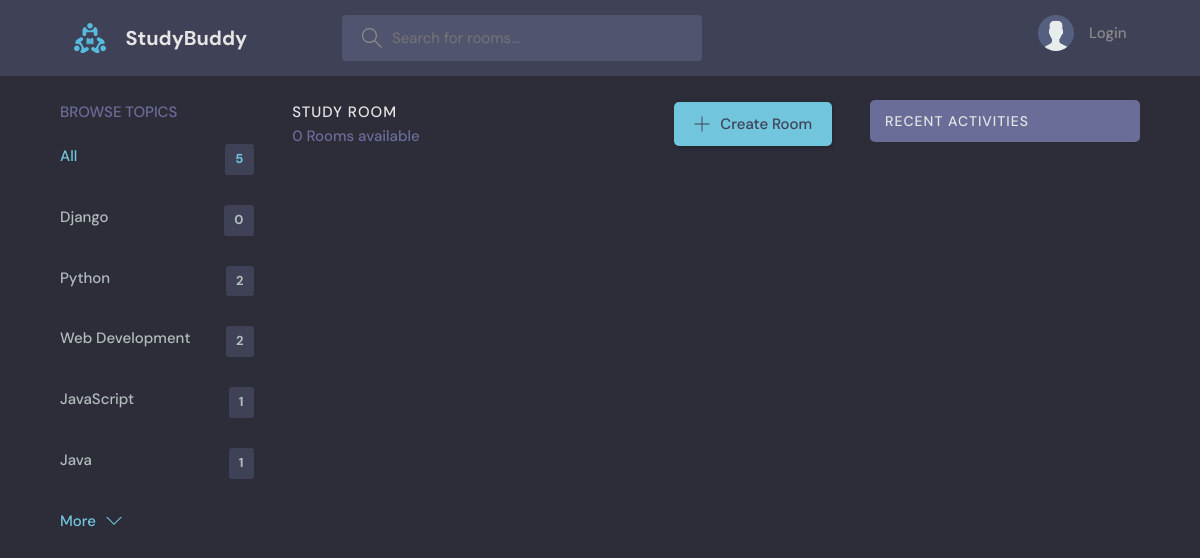
The page /?q=PHP on the database as committed earlier.
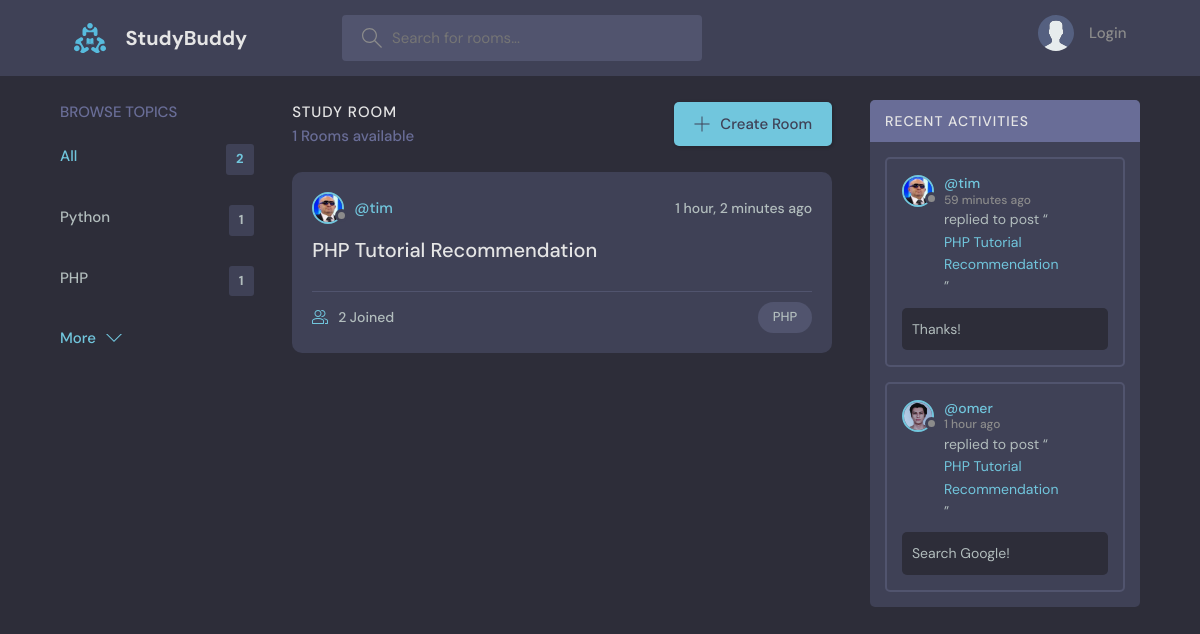
The same page on the database as committed later.
### base/models.py (models this page shows, shortened)
class Topic(models.Model):
    name = models.CharField(max_length=200)
    updated = models.DateTimeField(auto_now=True) # Takes a snapshot of the time when the model is updated
    created = models.DateTimeField(auto_now_add=True) # Initial time when the model is createdp

class Room(models.Model):
    host = models.ForeignKey(User, on_delete=models.SET_NULL, null=True) # This will delete all the rooms created by the user when the user is deleted
    topic = models.ForeignKey(Topic, null=True, on_delete=models.SET_NULL)
    name = models.CharField(max_length=200)
    description = models.TextField(blank=True, null=True) # Difference of blank and null = blank is for form validation, null is for database validation
    participants = models.ManyToManyField(User, related_name='participants', blank=True) # This will allow us to add participants to the room
    updated = models.DateTimeField(auto_now=True) # Takes a snapshot of the time when the model is updated
    created = models.DateTimeField(auto_now_add=True) # Initial time when the model is createdp
    class Meta:
        ordering = ['-updated', '-created'] # This will order the rooms by the updated and created fields in descending order
    def __str__(self):
        return self.name

class User(AbstractUser):
    name = models.CharField(null=True, max_length=255)
    email = models.EmailField(null=True, max_length=255, unique=True)
    bio = models.TextField(null=True, blank=True)
    avatar = models.ImageField(null=True, default='avatar.svg')
    USERNAME_FIELD = 'email'
    REQUIRED_FIELDS = []

class Message(models.Model):
    user = models.ForeignKey(User, on_delete=models.CASCADE)
    room = models.ForeignKey(Room, on_delete=models.CASCADE) # This will delete all the messages in the room when the room is deleted
    body = models.TextField()
    updated = models.DateTimeField(auto_now=True) # Takes a snapshot of the time when the model is updated
    created = models.DateTimeField(auto_now_add=True) # Initial time when the model is createdp
    class Meta:
        ordering = ['-updated', '-created'] # This will order the rooms by the updated and created fields in descending order

### base/views.py (the view)
# urls.py: path('', views.home, name='home'), # We put name= because even if we change the url, the name will stay the same and we can use it in the html files
def home(request):
    q = request.GET.get('q') if request.GET.get('q') != None else ''
    rooms = Room.objects.filter(
        Q(topic__name__icontains=q) |
        Q(name__icontains=q) |
        Q(description__icontains=q)
        )  # Filter rooms by the topic name or room name or room description
    topics = Topic.objects.all()[:5]
    room_count = rooms.count() # This will count the number of rooms
    room_messages = Message.objects.filter(Q(room__topic__name__icontains=q)) # This will get all the messages from the rooms filtered by the topic name or room name or room description
    context = {'rooms': rooms, 'topics': topics, 'room_count': room_count, 'room_messages': room_messages}
    return render(request, 'base/home.html', context)

### base/templates/base/home.html (shortened to what this page needs)
{% extends 'main.html' %}
{% block content %}
<main class="layout layout--3">
  <div class="container">
    {% include 'base/topics_component.html' %}
    <div class="roomList">
      <div class="roomList__header">
        <div>
          <h2>Study Room</h2>
          <p>{{ rooms.count }} Rooms available</p>
        </div>
        <a class="btn btn--main" href="{% url 'create-room' %}">
          <svg version="1.1" xmlns="http://www.w3.org/2000/svg" width="32" height="32" viewBox="0 0 32 32">
            <title>add</title>
            <path
              d="M16.943 0.943h-1.885v14.115h-14.115v1.885h14.115v14.115h1.885v-14.115h14.115v-1.885h-14.115v-14.115z">
            </path>
          </svg>
          Create Room
        </a>
      </div>
      {% include 'base/feed_component.html' %}
    </div>
    {% include 'base/activity_component.html' %}
  </div>
</main>
{% endblock content %}

### templates/main.html (shortened to what this page needs)
<!DOCTYPE html>
{% load static %}
<html lang="en">
  <head>
    <link rel="stylesheet" href="{%static 'styles/style.css' %}" />
  </head>
  <body>
    {% include 'navbar.html' %}
    {% block content %}
    {% endblock %}
  </body>
</html>

### templates/navbar.html (shortened to what this page needs)
{% load static %}
<header class="header header--loggedIn">
  <div class="container">
    <a href="{% url 'home' %}" class="header__logo">
      <img src="{% static 'images/logo.svg' %}" />
      <h1>StudyBuddy</h1>
    </a>
    <form class="header__search" method="GET" action="{% url 'home' %}">
      <label>
        <input type="text" name="q" placeholder="Search for rooms..." />
      </label>
    </form>
    <nav class="header__menu">
      {% if request.user.is_authenticated %}
      <div class="header__user">
        <a href="{% url 'user-profile' request.user.id %}">
          <div class="avatar avatar--medium active">
            <img src="{{ request.user.avatar.url }}" />
          </div>
          <p>{{ request.user }} <span>@{{ request.user.username }}</span></p>
        </a>
        <button class="dropdown-button">
          <svg version="1.1" xmlns="http://www.w3.org/2000/svg" width="32" height="32" viewBox="0 0 32 32">
            <title>chevron-down</title>
            <path d="M16 21l-13-13h-3l16 16 16-16h-3l-13 13z"></path>
          </svg>
        </button>
      </div>
      {% else %}
      <a href="{% url 'login' %}">
        <img src="{% static 'images/avatar.svg' %}" />
        <p>Login</p>
      </a>
      {% endif %}
    </nav>
  </div>
</header>

### base/templates/base/topics_component.html
<div class="topics">
    <div class="topics__header">
        <h2>Browse Topics</h2>
    </div>
    <ul class="topics__list">
        <li>
            <a href="{% url 'home' %}" class="active">All <span>{{ topics.count }}</span></a>
        </li>
        {% for topic in topics %}
        <li>
            <a href="{% url 'home' %}?q={{ topic.name }}">{{ topic.name }}<span>{{ topic.room_set.all.count }}</span></a>
        </li>
        {% endfor %}
    </ul>
    <a class="btn btn--link" href="{% url 'topics' %}">
        More
        <svg version="1.1" xmlns="http://www.w3.org/2000/svg" width="32" height="32" viewBox="0 0 32 32">
            <title>chevron-down</title>
            <path d="M16 21l-13-13h-3l16 16 16-16h-3l-13 13z"></path>
        </svg>
    </a>
</div>

### base/templates/base/feed_component.html (shortened to what this page needs)
{% for room in rooms %}
<div class="roomListRoom">
    <div class="roomListRoom__header">
      <a href="{% url 'user-profile' room.host.id %}" class="roomListRoom__author">
        <div class="avatar avatar--small">
          <img src="{{ room.host.avatar.url }}" />
        </div>
        <span>@{{ room.host.username }}</span>
      </a>
      <div class="roomListRoom__actions">
        <span>{{ room.created|timesince }} ago</span>
      </div>
    </div>
    <div class="roomListRoom__content">
      <a href="{% url 'room' room.id %}">{{ room.name }}</a>
    </div>
    <div class="roomListRoom__meta">
      <a href="{% url 'room' room.id %}" class="roomListRoom__joined">
        {{ room.participants.all.count }} Joined
      </a>
      <p class="roomListRoom__topic">{{ room.topic.name }}</p>
    </div>
</div>
{% endfor %}

### base/templates/base/activity_component.html (shortened to what this page needs)
<div class="activities">
    <div class="activities__header">
        <h2>Recent Activities</h2>
    </div>
    {% for message in room_messages %}
    <div class="activities__box">
        <div class="activities__boxHeader roomListRoom__header">
            <a href="{% url 'user-profile' message.user.id %}" class="roomListRoom__author">
                <div class="avatar avatar--small">
                    <img src="{{ message.user.avatar.url }}" />
                </div>
                <p>
                    @{{ message.user.username }}
                    <span>{{ message.created|timesince }} ago</span>
                </p>
            </a>
        </div>
        <div class="activities__boxContent">
            <p>replied to post “<a href="{% url 'room' message.room.id %}">{{ message.room }}</a>”</p>
            <div class="activities__boxRoomContent">
                {{ message.body }}
            </div>
        </div>
    </div>
    {% endfor %}
</div>

Rows that differ between the two databases and show on the page:
removed Topic: name "Django", room_set.all.count "0"
removed Topic: name "Python", room_set.all.count "2"
removed Topic: name "Web Development", room_set.all.count "2"
removed Topic: name "JavaScript", room_set.all.count "1"
removed Topic: name "Java", room_set.all.count "1"
added Topic: name "Python", room_set.all.count "1"
added Topic: name "PHP", room_set.all.count "1"
now on this page (row edited): Room: host.avatar (picture), host.username "tim", created "1 hour, 2 minutes", name "PHP Tutorial Recommendation", participants.all.count "2", topic.name "PHP"
added Message: user.avatar (picture), user.username "tim", created "59 minutes", room "PHP Tutorial Recommendation", body "Thanks!"
added Message: user.avatar (picture), user.username "omer", created "1 hour", room "PHP Tutorial Recommendation", body "Search Google!"
Other text that changed with them:
{{ topics.count }}: "5" → "2"
{{ rooms.count }}: "0" → "1"
